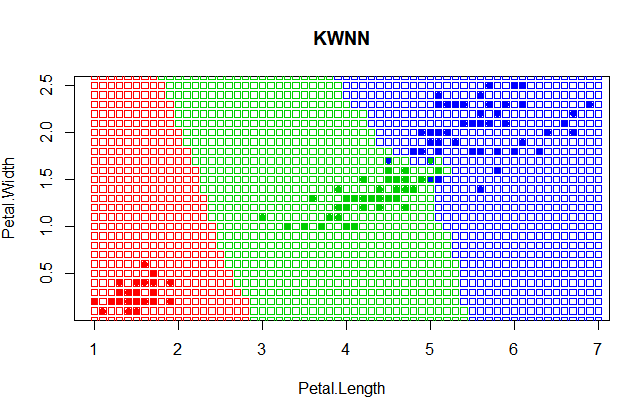

The script that drew this image:
euclDistance = function(u,v){
  sqrt(sum((u-v)^2))
}
sortObjectsByDist = function(xl,z, metricFunction = euclDistance){
  l = dim(xl)[1]
  n = dim(xl)[2] - 1
  
  distances = matrix(NA, l, 2)
  
  for(i in 1:l){
    distances[i, ] = c(i, metricFunction(xl[i, 1:n], z))
  }
  orderedXl = xl[order(distances[, 2]), ]
  return (orderedXl)
}

kWNN = function(xl,z,k,q){
  orderedXl = sortObjectsByDist(xl, z)
  n = dim(orderedXl)[2] - 1
  classes = orderedXl[1:k, n+1]
  counts = table(classes)
  counts[1:length(counts)] = 0
  
  for (i in 1:k) {
    counts[classes[i]] <- counts[classes[i]] + q^i
  }
  class = names(which.max(counts))
  return (class)
}


colors = c("setosa" = "red", "versicolor" = "green3", "virginica" = "blue")
plot(iris[, 3:4], pch = 21, bg = colors[iris$Species],
     col = colors[iris$Species], main="KWNN")

x = 1;
y = 0;
xl = iris[,3:5];
while (x < 7) {
  while(y < 2.8) {
    z = c(x, y)
    class = kWNN(xl, z, k=6, q=0.7)
    points(z[1], z[2], pch = 22, col = colors[class])
    y = y + 0.1
  }
  y = 0
  x = x + 0.1
}
